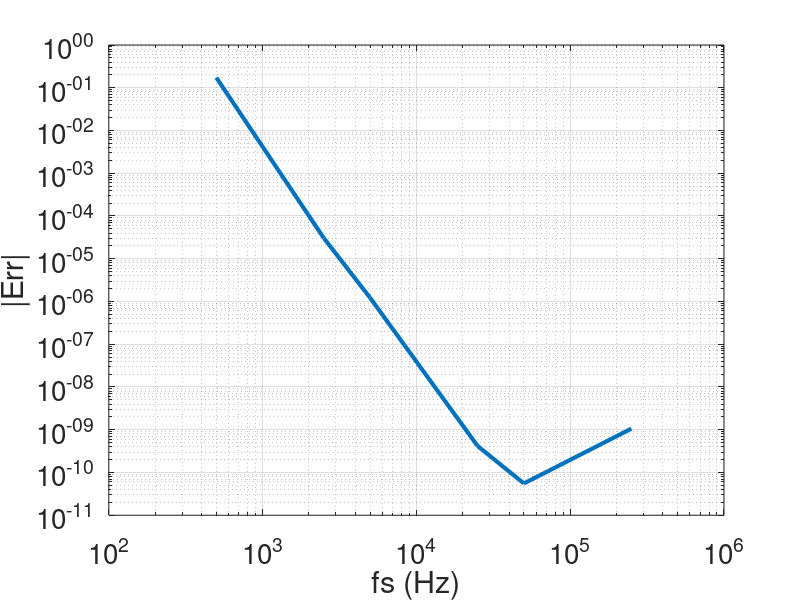

Write the MATLAB code that produced this figure.
%--------------------------------------------------------------------------
%                    Physical Modelling
%               Harmonic Oscillator: Convergence
%                  Dr Michele Ducceschi
%                  University of Bologna
%                        12 May 2025
%--------------------------------------------------------------------------



clear all
close all
clc

%---------------------------------------------------------------
% custom parameters
fsvec   = 0.5*[1,5,10,50,100,500]*1e3 ;
om0     = 1000 ;
T       = 1.0 ; %-- time in seconds 
disp0   = 1 ;
vel0    = 1 ;
AccOrd  = 4 ; %-- accuracy order of ICs
%---------------------------------------------------------------

kvec    = 1 ./ fsvec ;
ErrVec  = zeros(length(kvec),1) ;

for m = 1 : length(kvec)
    
    %-----------------------------
    % derived parameters
    k       = kvec(m) ;
    cs      = cos(om0*k) ;
    Ts      = floor(T / k) ;
    
    %-- initial conditions
    um      = disp0  ;
    if AccOrd == 1
        u0      = um + k*vel0 ;
    elseif AccOrd == 2
        u0 = um + k*vel0 - 0.5*k^2*om0^2*um ;
    elseif AccOrd == 3
        u0 = um + (k*vel0 - 0.5*k^2*om0^2*um)/(1 + k^2 / 6 * om0^2) ;
    elseif AccOrd == 4
        u0 = um + (k*vel0 - 0.5*k^2*om0^2*um - k^4/24*om0^4*um)/(1 + k^2 / 6 * om0^2) ;
    end
    %----------------------------------
    % exact initial conditions (sampled from the analytic solution)
    % um = disp0 ;
    % u0 = disp0 * cos(om0*k) + vel0/om0 * sin(om0*k) ;
    
    %----------------------------------
    % init
    out     = zeros(Ts,1) ; out(1) = um ; out(2) = u0 ;
    tv      = (0 : Ts - 1) * k ;
    exacSol = disp0 * cos(om0*(Ts-1)*k) + vel0/om0 * sin(om0*(Ts-1)*k) ;
    
    %+++++++++++++++++++++++++++++++++++
    
    %+++++++++++++++++++++++++++++++++++
    % main loop
    
    for n = 3 : Ts
        
        up      = 2*cs*u0- um     ;
        out(n)  = up ;
        um      = u0 ;
        u0      = up ;
        
    end
    
    ErrVec(m) = exacSol -  up   ;
    
end
%------------------------------------
% plots

loglog(fsvec,abs(ErrVec),'linewidth',3) ; grid on ; grid minor ;
set(gca, 'fontsize',20)
xlabel('fs (Hz)'); ylabel('|Err|')
